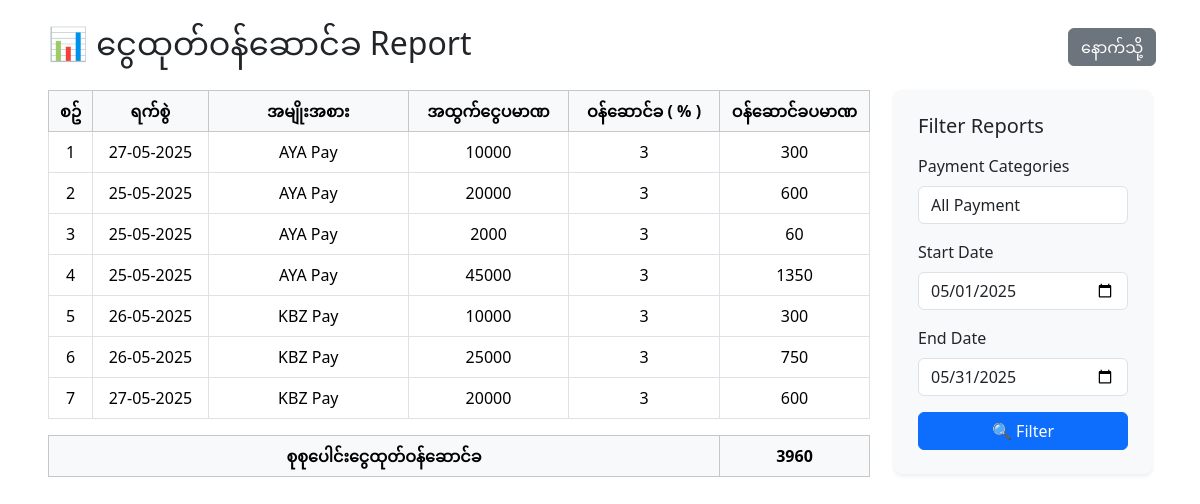
The app's page /report.php?report=cash_out_percentage with its own data.
### tables this page shows
CREATE TABLE `cashbook` (
  `id` int(11) NOT NULL,
  `date` date NOT NULL,
  `description` text NOT NULL,
  `in_amt` int(11) NOT NULL,
  `out_amt` int(11) NOT NULL,
  `balance` int(11) NOT NULL,
  `category_id` int(11) NOT NULL,
  `created_at` timestamp NOT NULL DEFAULT current_timestamp() ON UPDATE current_timestamp()
);

CREATE TABLE `payment_categories` (
  `id` int(11) NOT NULL,
  `name` varchar(100) NOT NULL,
  `image` varchar(255) NOT NULL
);

CREATE TABLE `percentage` (
  `id` int(11) NOT NULL,
  `date` date NOT NULL,
  `description` varchar(255) NOT NULL,
  `percentage` int(11) NOT NULL,
  `percentage_amt` int(11) NOT NULL,
  `inorout` varchar(11) NOT NULL,
  `category_id` int(11) NOT NULL,
  `cash_id` int(11) NOT NULL
);

### report.php (the view, shortened to what this page needs)
<?php include 'connect.php'; ?>
<div class="mx-5 py-4">
  <div class="mb-4 d-flex">
    <div class="col-11">
      <h2 class="mb-0">
        📊
        <?php
            if($_GET['report'] == 'cash_in_percentage'){
                echo "ငွေသွင်းဝန်ဆောင်ခ";
            } elseif($_GET['report'] == 'cash_out_percentage'){
                echo "ငွေထုတ်ဝန်ဆောင်ခ";
            } elseif($_GET['report'] == 'total_cash_in'){
                echo "ငွေဝင်စာရင်း";
            } elseif($_GET['report'] == 'total_cash_out'){
                echo "ထွက်ငွေစာရင်း";
            } elseif($_GET['report'] == 'total_cash_in_out'){
                echo "ငွေအဝင်/အထွက်စာရင်း";
            } elseif($_GET['report'] == 'balance'){
                echo "လက်ကျန်ငွေစာရင်း";
            }
        ?>
        Report
      </h2>
    </div>
    <div class="col">
      <a href="index.php"><button type="button" name="button" class="btn btn-secondary mt-1 ms-2">နောက်သို့</button></a>
    </div>
  </div>
  <div class="row">
    <div class="col-lg-9 mb-4">
    <?php
      if($_GET['report'] == 'cash_in_percentage'){
        if(isset($_POST['filter']) && !empty($_POST['start_date']) && !empty($_POST['end_date']) && !empty($_POST['payment_category'])){
          $start_date = $_POST['start_date'];
          $end_date = $_POST['end_date'];
          $payment_category = $_POST['payment_category'];
          $cash_in_percentagestmt = $pdo->prepare("SELECT * FROM cashbook WHERE in_amt != 0 AND date BETWEEN '$start_date' AND '$end_date' AND category_id='$payment_category'");
        }elseif(isset($_POST['filter']) && !empty($_POST['start_date']) && !empty($_POST['end_date'])){
          $start_date = $_POST['start_date'];
          $end_date = $_POST['end_date'];
          $cash_in_percentagestmt = $pdo->prepare("SELECT * FROM cashbook WHERE in_amt != 0 AND date BETWEEN '$start_date' AND '$end_date'");
        }elseif(isset($_POST['filter']) && !empty($_POST['payment_category'])){
          $payment_category = $_POST['payment_category'];
          $cash_in_percentagestmt = $pdo->prepare("SELECT * FROM cashbook WHERE in_amt != 0 AND category_id='$payment_category'");
        }else{
          $cash_in_percentagestmt = $pdo->prepare("SELECT * FROM cashbook WHERE in_amt != 0");
        }
        $cash_in_percentagestmt->execute();
        $cash_in_percentagedatas = $cash_in_percentagestmt->fetchAll();
    ?>
    <div class="table-responsive">
        <table class="table table-bordered table-hover align-middle">
          <thead class="table-light">
            <tr>
                <th class="text-center">စဥ်</th>
                <th class="text-center">ရက်စွဲ</th>
                <th class="text-center" style="width: 200px;">အမျိုးအစား</th>
                <th class="text-center">အဝင်ငွေပမာဏ</th>
                <th class="text-center">ဝန်ဆောင်ခ ( % ) </th>
                <th class="text-center">ဝန်ဆောင်ခပမာဏ</th>
            </tr>
          </thead>
          <tbody>
            <?php
            $no = 1;
            foreach($cash_in_percentagedatas as $cash_in_percentagedata){
                $id = $cash_in_percentagedata['id'];
                $payment_category = $cash_in_percentagedata['category_id'];
                $percentagestmt = $pdo->prepare("SELECT * FROM percentage WHERE cash_id = '$id'");
                $percentagestmt->execute();
                $percentagedatas = $percentagestmt->fetch(PDO::FETCH_ASSOC);
                $paymentstmt = $pdo->prepare("SELECT * FROM payment_categories WHERE id='$payment_category'");
                $paymentstmt->execute();
                $paymentdatas = $paymentstmt->fetch(PDO::FETCH_ASSOC);
            ?>
            <tr>
              <td class="text-center"><?php echo $no; ?></td>
              <td class="text-center"><?php echo date('d-m-Y', strtotime($cash_in_percentagedata['date'])) ?></td>
              <td class="text-center"><?php echo $paymentdatas['name']; ?></td>
              <td class="text-center"><?php echo $cash_in_percentagedata['in_amt']; ?></td>
              <td class="text-center"><?php echo $percentagedatas['percentage']; ?></td>
              <td class="text-center" style="width: 150px;"><?php echo $percentagedatas['percentage_amt']; ?></td>
            </tr>
            <?php
            $no++;
            }
            ?>
          </tbody>
        </table>
        <?php
          if(isset($_POST['filter']) && !empty($_POST['start_date']) && !empty($_POST['end_date']) && !empty($_POST['payment_category'])){
            $start_date = $_POST['start_date'];
            $end_date = $_POST['end_date'];
            $payment_category = $_POST['payment_category'];
            $total_percentagestmt = $pdo->prepare("SELECT SUM(percentage_amt) AS total_percentage_amt FROM percentage WHERE inorout = 'in' AND date BETWEEN '$start_date' AND '$end_date' AND category_id='$payment_category'");
          }elseif(isset($_POST['filter']) && !empty($_POST['start_date']) && !empty($_POST['end_date'])){
            $start_date = $_POST['start_date'];
            $end_date = $_POST['end_date'];
            $total_percentagestmt = $pdo->prepare("SELECT SUM(percentage_amt) AS total_percentage_amt FROM percentage WHERE inorout = 'in' AND date BETWEEN '$start_date' AND '$end_date'");
          }elseif(isset($_POST['filter']) && !empty($_POST['payment_category'])){
            $payment_category = $_POST['payment_category'];
            $total_percentagestmt = $pdo->prepare("SELECT SUM(percentage_amt) AS total_percentage_amt FROM percentage WHERE inorout = 'in' AND category_id='$payment_category'");
          }else{
            $total_percentagestmt = $pdo->prepare("SELECT SUM(percentage_amt) AS total_percentage_amt FROM percentage WHERE inorout = 'in'");
          }
            $total_percentagestmt->execute();
            $total_percentagedatas = $total_percentagestmt->fetch(PDO::FETCH_ASSOC);
        ?>
        <table class="table table-bordered table-hover align-middle">
          <thead class="table-light">
            <tr>
                <th class="text-center">စုစုပေါင်းငွေသွင်းဝန်ဆောင်ခ</th>
                <th class="text-center" style="width: 150px;"><?php echo $total_percentagedatas['total_percentage_amt']; ?></th>
            </tr>
          </thead>
        </table>
      </div>
    <?php
      }elseif($_GET['report'] == 'cash_out_percentage'){
        if(isset($_POST['filter']) && !empty($_POST['start_date']) && !empty($_POST['end_date']) && !empty($_POST['payment_category'])){
          $start_date = $_POST['start_date'];
          $end_date = $_POST['end_date'];
          $payment_category = $_POST['payment_category'];
          $cash_out_percentagestmt = $pdo->prepare("SELECT * FROM cashbook WHERE out_amt != 0 AND date BETWEEN '$start_date' AND '$end_date' AND category_id = '$payment_category'");
        }elseif(isset($_POST['filter']) && !empty($_POST['start_date']) && !empty($_POST['end_date'])){
          $start_date = $_POST['start_date'];
          $end_date = $_POST['end_date'];
          $cash_out_percentagestmt = $pdo->prepare("SELECT * FROM cashbook WHERE out_amt != 0 AND date BETWEEN '$start_date' AND '$end_date'");
        }elseif(isset($_POST['filter']) && !empty($_POST['payment_category'])){
          $payment_category = $_POST['payment_category'];
          $cash_out_percentagestmt = $pdo->prepare("SELECT * FROM cashbook WHERE out_amt != 0 AND category_id = '$payment_category'");
        }else{
          $cash_out_percentagestmt = $pdo->prepare("SELECT * FROM cashbook WHERE out_amt != 0");
        }
        $cash_out_percentagestmt->execute();
        $cash_out_percentagedatas = $cash_out_percentagestmt->fetchAll();
    ?>
    <div class="table-responsive">
        <table class="table table-bordered table-hover align-middle">
          <thead class="table-light">
            <tr>
                <th class="text-center">စဥ်</th>
                <th class="text-center">ရက်စွဲ</th>
                <th class="text-center" style="width: 200px;">အမျိုးအစား</th>
                <th class="text-center">အထွက်ငွေပမာဏ</th>
                <th class="text-center">ဝန်ဆောင်ခ ( % ) </th>
                <th class="text-center">ဝန်ဆောင်ခပမာဏ</th>
            </tr>
          </thead>
          <tbody>
            <?php
            $no = 1;
            foreach($cash_out_percentagedatas as $cash_out_percentagedata){
                $id = $cash_out_percentagedata['id'];
                $payment_category = $cash_out_percentagedata['category_id'];
                $percentagestmt = $pdo->prepare("SELECT * FROM percentage WHERE cash_id = '$id'");
                $percentagestmt->execute();
                $percentagedatas = $percentagestmt->fetch(PDO::FETCH_ASSOC);
                $paymentstmt = $pdo->prepare("SELECT * FROM payment_categories WHERE id='$payment_category'");
                $paymentstmt->execute();
                $paymentdatas = $paymentstmt->fetch(PDO::FETCH_ASSOC);
            ?>
            <tr>
              <td class="text-center"><?php echo $no; ?></td>
              <td class="text-center"><?php echo date('d-m-Y', strtotime($cash_out_percentagedata['date'])) ?></td>
              <td class="text-center"><?php echo $paymentdatas['name']; ?></td>
              <td class="text-center"><?php echo $cash_out_percentagedata['out_amt']; ?></td>
              <td class="text-center"><?php echo $percentagedatas['percentage']; ?></td>
              <td class="text-center" style="width: 150px;"><?php echo $percentagedatas['percentage_amt']; ?></td>
            </tr>
            <?php
            $no++;
            }
            ?>
          </tbody>
        </table>
        <?php
          if(isset($_POST['filter']) && !empty($_POST['start_date']) && !empty($_POST['end_date']) && !empty($_POST['payment_category'])){
            $start_date = $_POST['start_date'];
            $end_date = $_POST['end_date'];
            $payment_category = $_POST['payment_category'];
            $total_percentagestmt = $pdo->prepare("SELECT SUM(percentage_amt) AS total_percentage_amt FROM percentage WHERE inorout = 'out' AND date BETWEEN '$start_date' AND '$end_date' AND category_id='$payment_category'");
          }elseif(isset($_POST['filter']) && !empty($_POST['start_date']) && !empty($_POST['end_date'])){
            $start_date = $_POST['start_date'];
            $end_date = $_POST['end_date'];
            $total_percentagestmt = $pdo->prepare("SELECT SUM(percentage_amt) AS total_percentage_amt FROM percentage WHERE inorout = 'out' AND date BETWEEN '$start_date' AND '$end_date'");
          }elseif(isset($_POST['filter']) && !empty($_POST['payment_category'])){
            $payment_category = $_POST['payment_category'];
            $total_percentagestmt = $pdo->prepare("SELECT SUM(percentage_amt) AS total_percentage_amt FROM percentage WHERE inorout = 'out' AND category_id='$payment_category'");
          }else{
            $total_percentagestmt = $pdo->prepare("SELECT SUM(percentage_amt) AS total_percentage_amt FROM percentage WHERE inorout = 'out'");
          }
            $total_percentagestmt->execute();
            $total_percentagedatas = $total_percentagestmt->fetch(PDO::FETCH_ASSOC);
        ?>
        <table class="table table-bordered table-hover align-middle">
          <thead class="table-light">
            <tr>
                <th class="text-center">စုစုပေါင်းငွေထုတ်ဝန်ဆောင်ခ</th>
                <th class="text-center" style="width: 150px;"><?php echo $total_percentagedatas['total_percentage_amt']; ?></th>
            </tr>
          </thead>
        </table>
      </div>
    <?php
      }
      ?>
    </div>
    <div class="col-lg-3">
      <div class="bg-light rounded-3 p-4 shadow-sm">
        <h5 class="mb-3">Filter Reports</h5>
        <form method="post" class="d-flex flex-column gap-3">
          <div>
            <label for="startDate" class="form-label">Payment Categories</label>
            <select name="payment_category" id="" class="form-control">
            <option value="">All Payment</option>
            </select>
          </div>
          <div>
            <label for="startDate" class="form-label">Start Date</label>
            <input type="date" id="startDate" name="start_date" class="form-control" value="<?php if(!empty($_SESSION['start_date'])){ echo $_SESSION['start_date']; }else{ echo $_SESSION['default_start_date']; } ?>">
          </div>
          <div>
            <label for="endDate" class="form-label">End Date</label>
            <input type="date" id="endDate" name="end_date" class="form-control" value="<?php if(!empty($_SESSION['end_date'])){ echo $_SESSION['end_date']; }else{ echo $_SESSION['default_end_date']; } ?>">
          </div>
          <div>
            <button type="submit" class="btn btn-primary w-100" name="filter">🔍 Filter</button>
          </div>
        </form>
      </div>
    </div>
  </div>
</div>
<?php include 'footer.php'; ?>

### records on screen
cashbook: date "27-05-2025", payment_categories.name "AYA Pay", out_amt "10000", percentage.percentage "3", percentage.percentage_amt "300"
cashbook: date "25-05-2025", payment_categories.name "AYA Pay", out_amt "20000", percentage.percentage "3", percentage.percentage_amt "600"
cashbook: date "25-05-2025", payment_categories.name "AYA Pay", out_amt "2000", percentage.percentage "3", percentage.percentage_amt "60"
cashbook: date "25-05-2025", payment_categories.name "AYA Pay", out_amt "45000", percentage.percentage "3", percentage.percentage_amt "1350"
cashbook: date "26-05-2025", payment_categories.name "KBZ Pay", out_amt "10000", percentage.percentage "3", percentage.percentage_amt "300"
cashbook: date "26-05-2025", payment_categories.name "KBZ Pay", out_amt "25000", percentage.percentage "3", percentage.percentage_amt "750"
cashbook: date "27-05-2025", payment_categories.name "KBZ Pay", out_amt "20000", percentage.percentage "3", percentage.percentage_amt "600"

### other values on screen
$total_percentagedatas['total_percentage_amt'] "3960"
